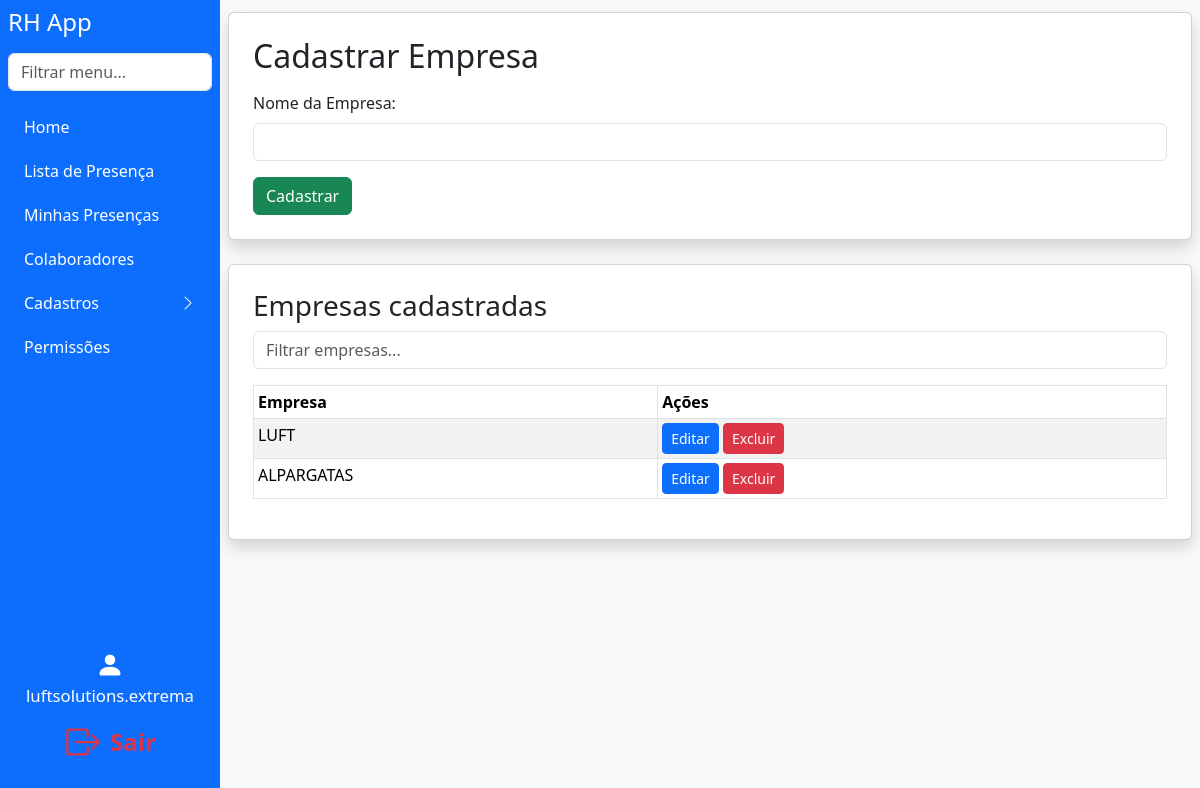
/register_company (signed in), run on the app's committed database.
### models.py (models this page shows)
class User(db.Model):
    id = db.Column(db.Integer, primary_key=True)
    username = db.Column(db.String(150), unique=True, nullable=False)
    password = db.Column(db.String(150), nullable=False)
    company_id = db.Column(db.Integer, db.ForeignKey('company.id'), nullable=True)
    role = db.Column(db.String(50), nullable=False, default='user')
    all_companies = db.Column(db.Boolean, default=False)
    setor = db.Column(db.String(100), nullable=True)
    turno = db.Column(db.String(50), nullable=True)
    all_setores = db.Column(db.Boolean, default=False)
    all_turnos = db.Column(db.Boolean, default=False)
    setor_id = db.Column(db.Integer, db.ForeignKey('setor.id'))
    setor = db.relationship('Setor')

class Company(db.Model):
    id = db.Column(db.Integer, primary_key=True)
    name = db.Column(db.String(150), unique=True, nullable=False)
    users = db.relationship('User', backref='company', lazy=True)

### app.py (the view, shortened to what this page needs)
@app.route('/register_company', methods=['GET', 'POST'])
def register_company():
    if g.user is None:
        return redirect(url_for('login'))
    if not has_permission(g.user, 'can_access_register_company'):
        flash('Sem acesso. Entre em contato: analiseoperacional.extrema@luftsolutions.com.br')
        return redirect(url_for('index'))
    companies = Company.query.all()
    return render_template('register_company.html', user=g.user, companies=companies)

### app.py (called while the page is built)
@app.before_request
def load_logged_in_user():
    user_id = session.get('user_id')
    g.user = None
    if user_id is not None:
        g.user = User.query.get(user_id)

def has_permission(user, perm_field):
    if user.role == 'master' or user.username == MASTER_USER:
        return True
    perm = Permission.query.filter_by(role=user.role).first()
    return getattr(perm, perm_field, False) if perm else False

### templates/register_company.html (shortened to what this page needs)
<!DOCTYPE html>
<html lang="pt-br">
<head>
    <link href="https://cdn.jsdelivr.net/npm/bootstrap@5.3.3/dist/css/bootstrap.min.css" rel="stylesheet">
</head>
<body class="bg-light">
    {% extends "navbar.html" %}
    {% block content %}
    <div class="card shadow p-4 mb-4">
        <div class="d-flex justify-content-between align-items-center mb-3">
            <h2 class="mb-0">Cadastrar Empresa</h2>
        </div>
        <form method="POST">
            <div class="mb-3">
                <label for="empresa" class="form-label">Nome da Empresa:</label>
                <input type="text" id="empresa" name="empresa" class="form-control" required>
            </div>
            <button type="submit" class="btn btn-success">Cadastrar</button>
        </form>
    </div>
    <div class="card shadow p-4 mb-4">
        <h3>Empresas cadastradas</h3>
        <div class="mb-3">
            <input type="text" class="form-control" id="filtroEmpresa" placeholder="Filtrar empresas...">
        </div>
        <div class="table-responsive">
            <table class="table table-striped table-bordered table-sm" id="tabelaEmpresas">
                <thead>
                    <tr>
                        <th>Empresa</th>
                        <th>Ações</th>
                    </tr>
                </thead>
                <tbody>
                    {% for c in companies %}
                    <tr>
                        <td>{{ c.name }}</td>
                        <td>
                            <a href="{{ url_for('edit_company', company_id=c.id) }}" class="btn btn-sm btn-primary">Editar</a>
                            <a href="{{ url_for('delete_company', company_id=c.id) }}" class="btn btn-sm btn-danger" onclick="return confirm('Tem certeza?')">Excluir</a>
                        </td>
                    </tr>
                    {% endfor %}
                </tbody>
            </table>
        </div>
    </div>
    {% endblock %}

### templates/navbar.html (shortened to what this page needs)
<div class="d-flex">
  <nav class="sidebar bg-primary text-white p-2 d-flex flex-column"
       style="width: 220px; min-width: 220px; max-width: 220px; height: 100vh; position: fixed; left: 0; top: 0; bottom: 0; z-index: 1040; overflow-y: auto;">
    <h4 class="mb-3">RH App</h4>
    <input class="form-control mb-3" type="text" id="menuSearch" placeholder="Filtrar menu...">
    <ul class="nav flex-column" id="sidebarMenu">
      {% if user and has_permission(user, 'can_access_index') %}
      <li class="nav-item mb-1">
        <a class="nav-link text-white" href="{{ url_for('index') }}">Home</a>
      </li>
      {% endif %}
      {% if user and has_permission(user, 'can_access_lista_presenca') %}
      <li class="nav-item mb-1">
        <a class="nav-link text-white" href="{{ url_for('lista_presenca') }}">Lista de Presença</a>
      </li>
      <li class="nav-item mb-1">
        <a class="nav-link text-white" href="{{ url_for('minhas_presencas') }}">Minhas Presenças</a>
      </li>
      {% endif %}
      {% if user and has_permission(user, 'can_access_colaboradores') %}
      <li class="nav-item mb-1">
        <a class="nav-link text-white" href="{{ url_for('colaboradores') }}">Colaboradores</a>
      </li>
      {% endif %}
      {% set pode_cadastro = (
        has_permission(user, 'can_access_register_person') or
        has_permission(user, 'can_access_register_company') or
        has_permission(user, 'can_access_register_sector')
      ) %}
      {% if user and pode_cadastro %}
      <li class="nav-item mb-1">
        <a class="nav-link text-white d-flex justify-content-between align-items-center"
           data-bs-toggle="collapse"
           href="#cadastrosCollapse"
           role="button"
           aria-expanded="false"
           aria-controls="cadastrosCollapse"
           id="cadastrosToggle">
          Cadastros
          <span id="cadastrosIcon" class="bi bi-chevron-right"></span>
        </a>
      </li>
      {% endif %}
      {% if user and (user.role == 'admin' or user.role == 'master' or user.username == 'luftsolutions.extrema') %}
      <li class="nav-item mb-1">
        <a class="nav-link text-white" href="{{ url_for('permissions') }}">Permissões</a>
      </li>
      {% endif %}
    </ul>
    <div class="mt-auto d-flex flex-column justify-content-end align-items-center"
         style="height: 180px; width: 100%; padding-bottom: 24px;">
      {% if user %}
        <div class="mb-2 w-100 d-flex align-items-center justify-content-center flex-column">
          <span class="mb-1" style="font-size: 1.1rem;">
            <svg xmlns="http://www.w3.org/2000/svg" width="28" height="28" fill="#fff" class="bi bi-person-fill" viewBox="0 0 16 16" style="vertical-align:middle;">
              <path d="M3 14s-1 0-1-1 1-4 6-4 6 3 6 4-1 1-1 1H3zm5-6a3 3 0 1 0 0-6 3 3 0 0 0 0 6z"/>
            </svg>
          </span>
          <span style="font-size: 1.05rem;">{{ user.username }}</span>
        </div>
        <a href="{{ url_for('logout') }}" title="Sair"
           class="btn btn-lg w-100 d-flex align-items-center justify-content-center"
           style="background: none; border: none; color: #dc3545; font-size: 1.5rem;">
          <span style="color:#dc3545; font-weight:600;">Sair</span>
        </a>
      {% endif %}
    </div>
  </nav>
  <div class="flex-grow-1" style="min-height: 100vh; padding: 12px 8px 8px 8px; margin-left: 220px;">
    {% block content %}{% endblock %}
  </div>
</div>
<link rel="stylesheet" href="https://cdn.jsdelivr.net/npm/bootstrap-icons@1.11.3/font/bootstrap-icons.min.css">

### data on the page
User: username "luftsolutions.extrema"
Company: name "LUFT"
Company: name "ALPARGATAS"
